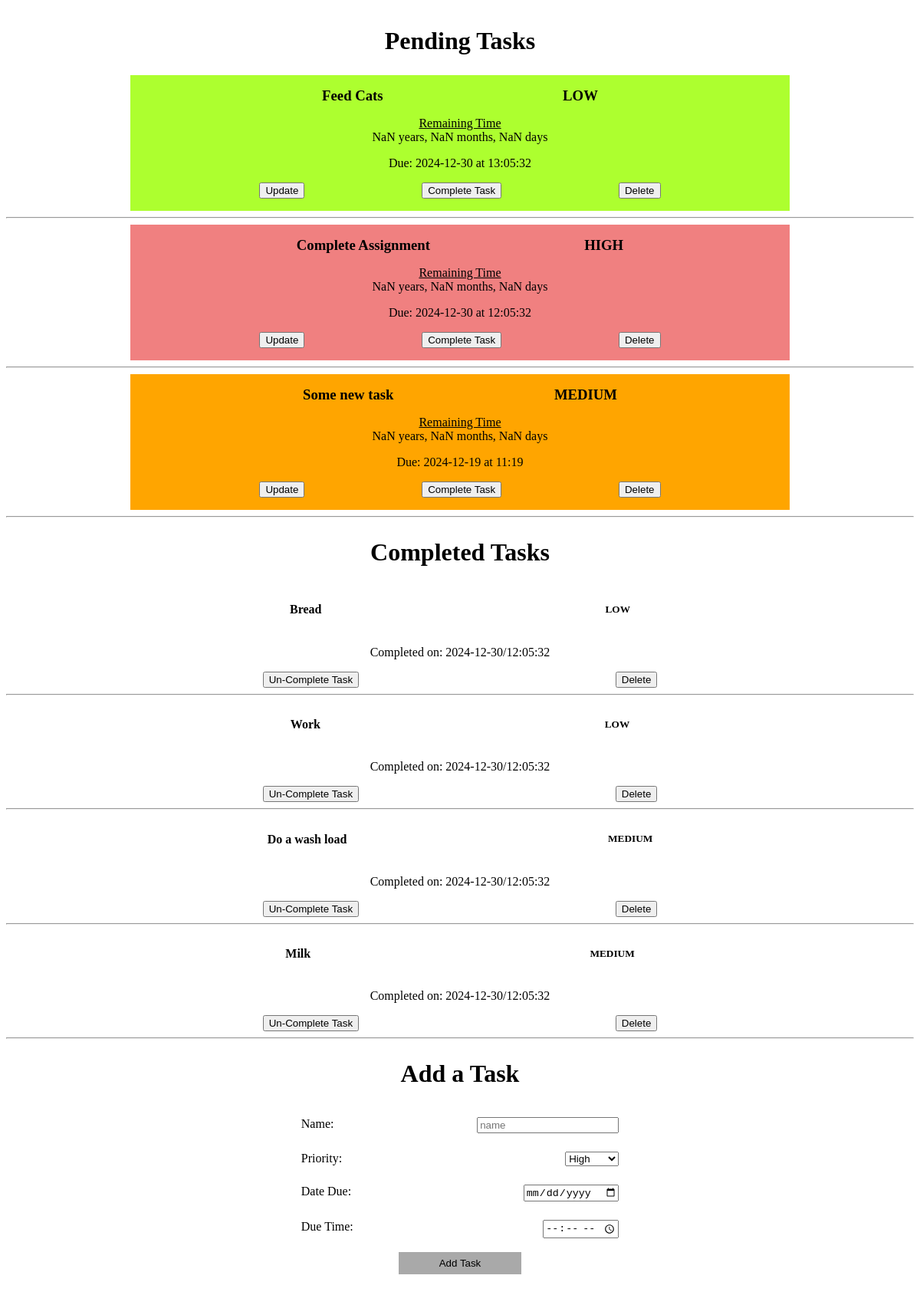
Before: / with the older database file.
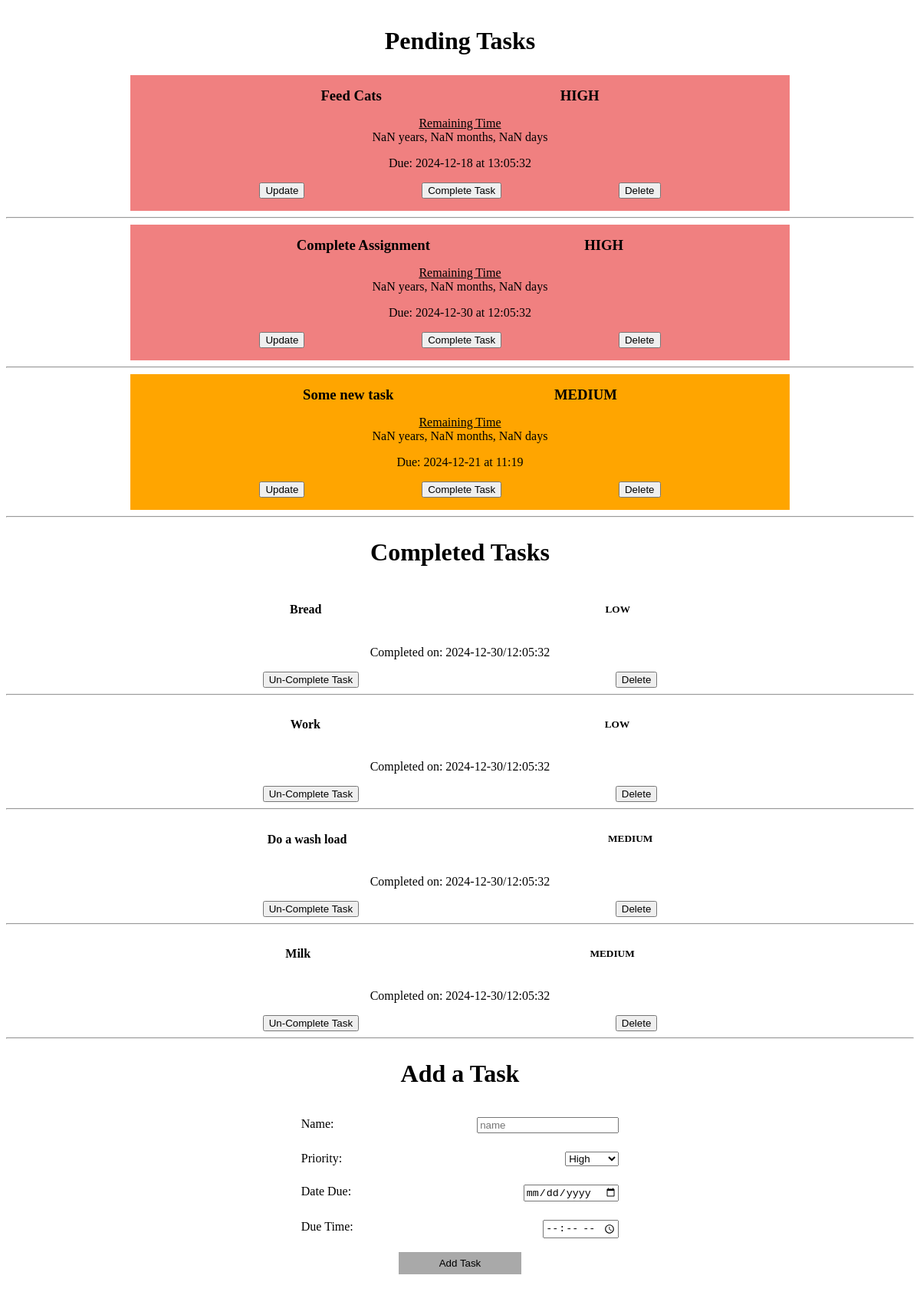
After: the same page with the newer database file.
### tables this page shows
CREATE TABLE pending_tasks (
  id integer primary key autoincrement unique,
  name text not null,
  priority varchar(6) not null,
  due_time time not null,
  due_date date not null
);

CREATE TABLE completed_tasks (
  id integer primary key autoincrement unique,
  name text not null,
  priority varchar(6) not null,
  due_time time not null,
  due_date date not null
);

### app.py (the view, shortened to what this page needs)
@app.route('/')
@app.route('/<verbose>')
def index( verbose = '' ):
  conn = db_connection()
  errors = []
  if verbose == '':
    errors = None
  elif verbose == 'updatetask':
    errors.append( ['updatetask', ''] )
  elif verbose == 'addedtask':
    errors.append( ['addtask', ''] )
  elif verbose == 'deletetask':
    errors.append( ['deletetask', ''] )
  tasks = conn.execute("select * from pending_tasks").fetchall()
  complete = conn.execute("select * from completed_tasks").fetchall()
  return render_template('index.html', tasks=tasks, complete=complete, errors=errors)

### app.py (called while the page is built)
def db_connection():
    conn = sqlite3.connect('schema.db')
    conn.row_factory = sqlite3.Row
    return conn

### templates/index.html (shortened to what this page needs)
{% extends "layout.html" %}
{% block content %}
<div id="container">
<div id="content">
  <div id="pending">
    <h2>Pending Tasks</h2>
    {% for row in tasks %}
        {% if row['priority'] == 'MEDIUM' %}
          <div class="task orange">
        {% elif row['priority'] == 'HIGH' %}
          <div class="task red">
        {% else %}
          <div class="task green">
        {% endif %}
        <div class="top">
           <h3>{{ row['name']}}</h3>
           <h3>{{ row['priority'] }}</h3>
        </div>
        <div class="bottom">
          <p id="dateNtime">
            <span>Remaining Time</span>
            <span class="dateAndTime">{{ row['due_date']}}T{{ row['due_time']}}</span>
            <span>Due: {{ row['due_date'] }} at {{ row['due_time'] }}</span>
          </p>
          <div class="actions">
            <button><a class="anAction" href="{{ url_for('update', task_id=row['id'], complete=false) }}">Update</a></button>
            <form action="{{ url_for('complete') }}" method="post">
              <button type="submit" class="anAction">Complete Task</button>
            </form>
            <form action="{{ url_for('delete') }}" method="post">
              <button type="submit" class="anAction">Delete</button>
            </form>
          </div>
        </div>
      </div>
      <hr>
    {% endfor %}
  </div>
  <div id="completed">
    <h2>Completed Tasks</h2>
    {% for row in complete %}
      <div class="task">
        <div class="top">
           <h4>{{ row['name']}}</h4>
           <h5>{{ row['priority'] }}</h5>
        </div>
        <div class="bottom">
          <p>Completed on: {{ row['due_date'] }}/{{ row['due_time'] }}</p>
          <div class="actions">
            <form action="{{ url_for('complete') }}" method="post">
              <button type="submit">Un-Complete Task</button>
            </form>
            <form action="{{ url_for('delete') }}" method="post">
              <button type="submit">Delete</button>
            </form>
          </div>
        </div>
      </div>
      <hr>
    {% endfor %}
  </div>
  <div id="assTask">
    <h2>Add a Task</h2>
    <form action="{{ url_for('add') }}" class="styleForm" method="post">
      <div class="row">
        <label for="name">Name:</label>
        <input type="text" id="name" name="description" placeholder="name">
      </div>
      <div class="row">
        <label for="priority">Priority:</label>
        <select name="priority">
            <option value="HIGH">High</option>
        </select>
      </div>
      <div class="row">
        <label for="duefor">Date Due: </label>
        <input type="date" id="duefor" name="duefor">
      </div>
      <div class="row">
        <label for="duetime">Due Time: </label>
        <input type="time" id="duetime" name="duetime">
      </div>
      <button type="submit">Add Task</button>
    </form>
  </div>
</div>
</div>
{% endblock %}

### templates/layout.html (shortened to what this page needs)
<!DOCTYPE html>
<html>
    <head>
        <link rel="stylesheet" type="text/css" href="{{ url_for('static', filename='styles.css') }}">
    </head>
    <body>
        {% block content %}
        {% endblock %}
    </body>
</html>

### static/styles.css (style rules this page uses)
#container { display: flex; flex-direction: row; }
h2 { font-size: 2rem; width: 100%; text-align: center; text-decoration: double; }
h3 { padding: 0; margin-block-start: 0; margin-block-end: 0; margin-inline-start: 0; margin-inline-end: 0; }
#pending > div { padding: 1em; width: 70%; margin: 0.25em auto; }
#dateNtime { display: flex; flex-direction: column; text-align: center; }
#dateNtime span:first-child { font-weight: 400; text-decoration: underline; }
#dateNtime span:last-child { padding: 1em 0 0 0; }
div#pending { width: 100%; margin: 0 auto; }
#content { width: 100%; box-sizing: border-box; }
.red { background-color: lightcoral; }
.orange { background-color: orange; }
.top, .bottom { display: flex; flex-direction: row; height: fit-content; align-content: stretch; flex-wrap: wrap; justify-content: space-evenly; width: 100%; }
.actions { display: flex; width: 100%; flex-direction: row; align-items: center; justify-content: space-evenly; }
.anAction { color: black; text-decoration: none; }
.styleForm { display: flex; flex-direction: column; align-items: center; justify-content: center; width: 100%; }
.row { flex-direction: row; display: flex; width: 35%; align-content: space-between; justify-content: space-between; max-width: 640px; padding: 0.5em; margin: 0.25em; }
.styleForm button[type=submit] { padding: 0.5em 1em; margin: 0.5em auto 2em auto; background-color: darkgrey; color: black; border: 10px solid black; width: 40%; max-width: 10rem; border: none; cursor: pointer; }

Changed rows visible on the page:
changed pending_tasks "Feed Cats": priority "LOW" → "HIGH"; due_date "2024-12-30" → "2024-12-18"
changed pending_tasks "Some new task": due_date "2024-12-19" → "2024-12-21"
